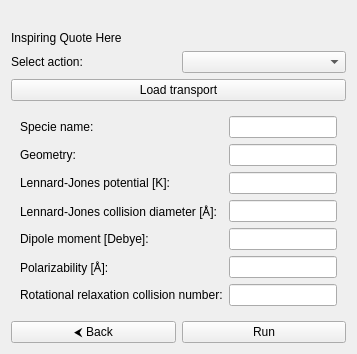
<?xml version="1.0" encoding="UTF-8"?>
<ui version="4.0">
    <class>ChemkinTransportInputPage</class>
        <widget class="QWidget" name="ChemkinTransportInputPage">
            <layout class="QVBoxLayout" name="beerLogoLayout">
                <item>
                    <widget class="QLabel" name="logoLabel">
                        <property name="pixmap">
                            <pixmap>:images/BigLogo.png</pixmap> <!-- Reference to logo -->
                        </property>
                    </widget>
                </item>
                <item>
                    <widget class="QLabel" name="beerQuoteLabel">
                        <property name="text">
                            <string>Inspiring Quote Here</string>
                        </property>
                    </widget>
                </item>
                <item>
                    <layout class="QVBoxLayout" name="verticalLayout">
                        <!-- Select action item -->
                        <item>
                            <layout class="QHBoxLayout" name="selectLayout">
                                <item>
                                    <widget class="QLabel" name="actionLabel">
                                        <property name="text">
                                            <string>Select action:</string>
                                        </property>
                                    </widget>
                                </item>
                                <item>
                                    <widget class="QComboBox" name="actionComboBox"/>
                                </item>
                            </layout>
                        </item>

                        <!-- Transport button -->
                        <item>
                            <widget class="QPushButton" name="transportButton">
                                <property name="text">
                                    <string>Load transport</string>
                                </property>
                                <property name="toolTip">
                                    <string>Load Chemkin transport file</string>
                                </property>
                            </widget>
                        </item>

                        <!-- Transport options -->
                        <item>
                            <widget class="QWidget" name="transportWidget">
                                <layout class="QGridLayout" name="transportLayout">
                                    <!-- Row 0 -->
                                    <item row="0" column="0">
                                        <widget class="QLabel" name="nameTransportLabel">
                                            <property name="text">
                                                <string>Specie name:</string>
                                            </property>
                                        </widget>
                                    </item>
                                    <item row="0" column="1">
                                        <widget class="QLineEdit" name="nameTransportEditLine" />
                                    </item>

                                    <!-- Row 1 -->
                                    <item row="1" column="0">
                                        <widget class="QLabel" name="geometryLabel">
                                            <property name="text">
                                                <string>Geometry:</string>
                                            </property>
                                        </widget>
                                    </item>
                                    <item row="1" column="1">
                                        <widget class="QLineEdit" name="geometryEditLine" />
                                    </item>

                                    <!-- Row 2 -->
                                    <item row="2" column="0">
                                        <widget class="QLabel" name="ljpotentialLabel">
                                            <property name="text">
                                                <string>Lennard-Jones potential [K]:</string>
                                            </property>
                                        </widget>
                                    </item>
                                    <item row="2" column="1">
                                        <widget class="QLineEdit" name="ljpotentialEditLine" />
                                    </item>

                                    <!-- Row 3 -->
                                    <item row="3" column="0">
                                        <widget class="QLabel" name="ljdiameterLabel">
                                            <property name="text">
                                                <string>Lennard-Jones collision diameter [&#x212b;]:</string>
                                            </property>
                                        </widget>
                                    </item>
                                    <item row="3" column="1">
                                        <widget class="QLineEdit" name="ljdiameterEditLine" />
                                    </item>

                                    <!-- Row 4 -->
                                    <item row="4" column="0">
                                        <widget class="QLabel" name="dipoleLabel">
                                            <property name="text">
                                                <string>Dipole moment [Debye]:</string>
                                            </property>
                                        </widget>
                                    </item>
                                    <item row="4" column="1">
                                        <widget class="QLineEdit" name="dipoleEditLine" />
                                    </item>


                                    <!-- Row 5 -->
                                    <item row="5" column="0">
                                        <widget class="QLabel" name="polarLabel">
                                            <property name="text">
                                                <string>Polarizability [&#x212b;]:</string>
                                            </property>
                                        </widget>
                                    </item>
                                    <item row="5" column="1">
                                        <widget class="QLineEdit" name="polarEditLine" />
                                    </item>

                                    <!-- Row 6 -->
                                    <item row="6" column="0">
                                        <widget class="QLabel" name="collisionLabel">
                                            <property name="text">
                                                <string>Rotational relaxation collision number:</string>
                                            </property>
                                        </widget>
                                    </item>
                                    <item row="6" column="1">
                                        <widget class="QLineEdit" name="collisionEditLine" />
                                    </item>
                                </layout>
                            </widget>
                        </item>

                        <!-- Buttons -->
                        <item>
                            <layout class="QHBoxLayout" name="buttonLayout">
                                <item>
                                    <widget class="QPushButton" name="backButton">
                                        <property name="text">
                                            <string>&#x2B9C; Back</string>
                                        </property>
                                        <property name="toolTip">
                                            <string>Go back to properties input page</string>
                                        </property>
                                    </widget>
                                </item>
                                <item>
                                    <widget class="QPushButton" name="runButton">
                                        <property name="text">
                                            <string>Run</string>
                                        </property>
                                        <property name="toolTip">
                                            <string>Run CHEMKIN editor and Save results</string>
                                        </property>
                                    </widget>
                                </item>
                            </layout>
                        </item>
                    </layout>
                </item>
            </layout>
        </widget>
</ui>
